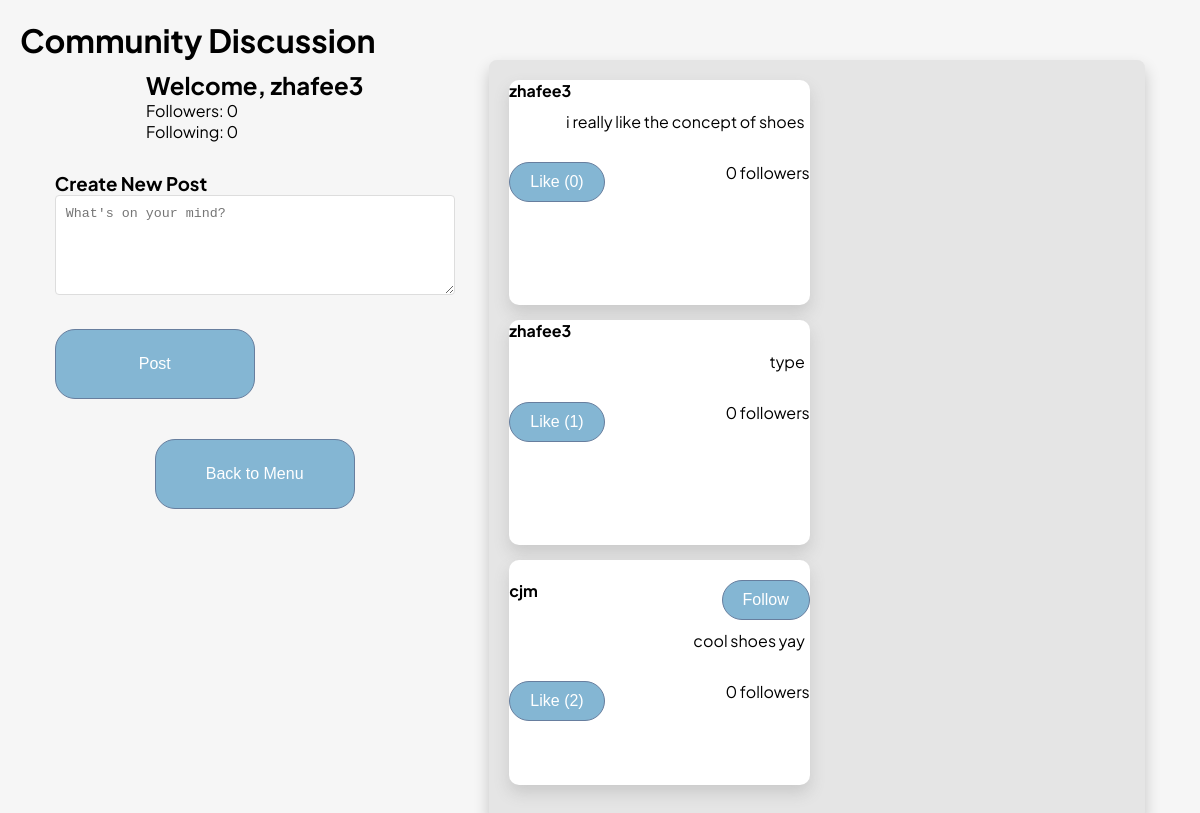
/discussion (signed in), run on the app's committed database.
### tables this page shows
CREATE TABLE DiscussionEntry (
    DiscussionEntryID INTEGER PRIMARY KEY AUTOINCREMENT,
    Body TEXT,
    Username TEXT NOT NULL,
    Likes INT DEFAULT 0,
    FOREIGN KEY (Username) REFERENCES Client(Username)
);

### main.py (the view)
@app.route('/discussion', methods=['GET'])
def view_discussion():
    if 'username' not in session:
        return redirect(url_for('login'))
    conn = get_db()
    dbCursor = conn.cursor()
    entries = logic.get_discussion_entries(dbCursor)
    user_stats = logic.get_user_stats(dbCursor, session['username'])
    return render_template(
        'discussion.html',
        entries=entries,
        current_user=session['username'],
        user_stats=user_stats
    )

### logic.py (called while the page is built)
def get_discussion_entries(dbCursor, limit=50):
    query = """
        SELECT de.DiscussionEntryID, de.Body, de.Username, de.Likes,
               COUNT(DISTINCT f.FollowerUsername) as FollowerCount
        FROM DiscussionEntry de
        LEFT JOIN Follows f ON de.Username = f.FollowingUsername
        GROUP BY de.DiscussionEntryID
        ORDER BY de.DiscussionEntryID DESC
        LIMIT ?
    """
    try:
        dbCursor.execute(query, (limit,))
        return dbCursor.fetchall()
    except Exception as e:
        print(f"Error fetching discussion entries: {e}")
        return []

def get_user_stats(dbCursor, username):
    try:
        follower_query = """
            SELECT COUNT(*) FROM Follows
            WHERE FollowingUsername = ?
        """
        dbCursor.execute(follower_query, (username,))
        follower_count = dbCursor.fetchone()[0]
        following_query = """
            SELECT COUNT(*) FROM Follows
            WHERE FollowerUsername = ?
        """
        dbCursor.execute(following_query, (username,))
        following_count = dbCursor.fetchone()[0]
        return {
            'followers': follower_count,
            'following': following_count
        }
    except Exception as e:
        print(f"Error getting user stats: {e}")
        return {'followers': 0, 'following': 0}

### main.py (called while the page is built)
def get_db():
    if 'db' not in g:
        g.db = sqlite3.connect(db_path, check_same_thread=False)
    return g.db

### templates/discussion.html (shortened to what this page needs)
<!DOCTYPE html>
<html>
<head>
    <link rel="stylesheet" href="static/app.css"/>
</head>
<body>
    <h1>Community Discussion</h1>
    <div class="menu-container">
        <div class="left-column">
            <div class="user-stats">
                <h2>Welcome, {{ current_user }}</h2>
                <p>Followers: {{ user_stats.followers }}</p>
                <p>Following: {{ user_stats.following }}</p>
            </div>
            <div class="create-post">
                <h3>Create New Post</h3>
                <form id="postForm" onsubmit="createPost(event)">
                    <textarea name="body" required placeholder="What's on your mind?"></textarea>
                    <button type="submit" class="btn">Post</button>
                </form>
            </div>
            <form action="/menu" method="GET">
                <button class="btn">Back to Menu</button>
            </form>
        </div>
        <div class="column releases-box">
            <div class="entries">
                {% for entry in entries %}
                <div class="releases-box-section entry" data-id="{{ entry[0] }}">
                    <div class="entry-header">
                        <strong>{{ entry[2] }}</strong>
                        {% if entry[2] != current_user %}
                        <button class="btn" onclick="followUser('{{ entry[2] }}')">Follow</button>
                        {% endif %}
                    </div>
                    <p>{{ entry[1] }}</p>
                    <div class="entry-footer">
                        <button class="btn" onclick="toggleLike('{{entry[0]}}')">
                            Like ({{ entry[3] }})
                        </button>
                        <span>{{ entry[4] }} followers</span>
                    </div>
                </div>
                {% endfor %}
            </div>
        </div>
    </div>
</body>
</html>

### static/app.css (style rules this page uses)
* { margin: 0; padding: 0; box-sizing: border-box; }
body { margin: 20px; font-family: "Plus Jakarta Sans", sans-serif; font-size: 1rem; background-color: rgb(246, 246, 246); }
html { font-size: 16px; scroll-behavior: smooth; }
.btn { padding: 10px 20px; font-size: 1rem; background-color: rgb(132, 182, 211); color: white; border-radius: 20px; cursor: pointer; border: 1.5px solid rgb(103, 126, 158); margin-top: 20px; }
.menu-container { display: flex; justify-content: space-between; }
.left-column { display: flex; flex: 1; margin-left: 3%; max-width: fit-content; align-items: center; flex-direction: column; }
.column { display: flex; flex: 1; align-items: center; flex-direction: column; }
.left-column button { width: 200px; height: 70px; }
.releases-box { margin-left: 3%; margin-right: 3%; display: grid; grid-template-columns: repeat(2, 1fr); grid-gap: 15px; width: 100%; padding: 20px; background-color: #e5e5e5; border-radius: 8px; box-sizing: border-box; box-shadow: 0px 8px 16px 0px rgba(0, 0, 0, 0.2); }
.releases-box-section { height: 225px; background-color: #ffffff; display: flex; flex-direction: column; color: white; border-radius: 10px; box-shadow: 0px 8px 16px 0px rgba(94, 94, 94, 0.2); text-align: right; color: black; }
.releases-box-section p { margin-right: 5px; }

### templates/discussion.html (style rules this page uses)
.user-stats { margin-bottom: 20px; padding: 10px; }
.create-post { margin-bottom: 20px; }
.create-post textarea { width: 100%; min-height: 100px; margin-bottom: 10px; padding: 10px; border: 1px solid #ddd; border-radius: 4px; }
.entry { margin-bottom: 15px; }
.entry-header { display: flex; justify-content: space-between; align-items: center; margin-bottom: 10px; }
.entry-footer { margin-top: 10px; display: flex; justify-content: space-between; align-items: center; }

### data on the page
DiscussionEntry: Username "zhafee3", Body "i really like the concept of shoes", Likes "0"
DiscussionEntry: Username "zhafee3", Body "type", Likes "1", entry "0"
DiscussionEntry: Username "cjm", Body "cool shoes yay", Likes "2", entry "0"

### other printed values
{{ current_user }} "zhafee3"
{{ user_stats.followers }} "0"
{{ user_stats.following }} "0"
